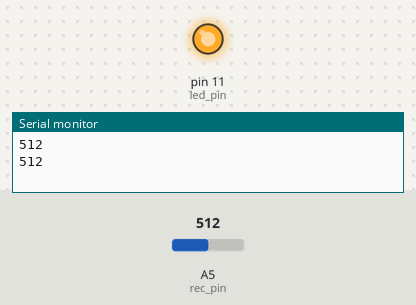
A sketch run on a simulated Arduino Uno, built with avr-gcc and run on an emulated ATmega328P. Parts: output pins drawn as LEDs (lit = HIGH), the last lines printed to the serial monitor. The test bench sets the inputs (shaded band); at power-on: A5 (rec_pin) = 512.

Above: at 1.8 s.
1.9 s: A5 (rec_pin) set to 387
4.2 s: A5 (rec_pin) set to 356
At 6.3 s:
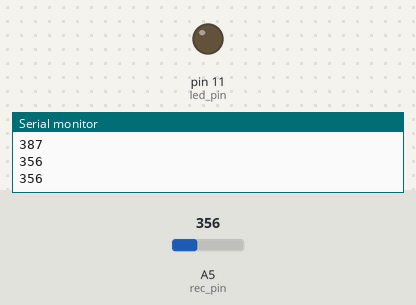
7.5 s: A5 (rec_pin) set to 380
At 9.0 s:
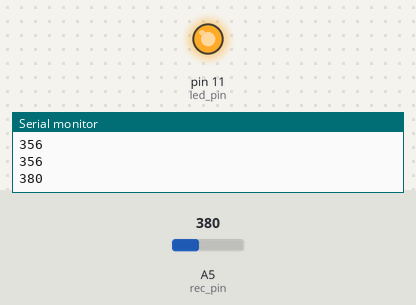
9.5 s: A5 (rec_pin) set to 360
At 11.3 s:
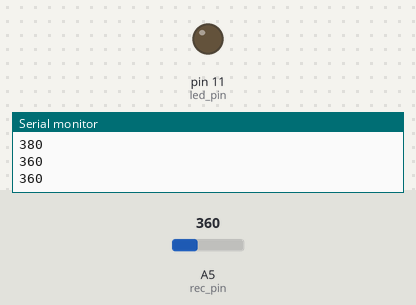
Timing chart, 0 to 12.8 s (numbered marks = the images above; inputs shaded):
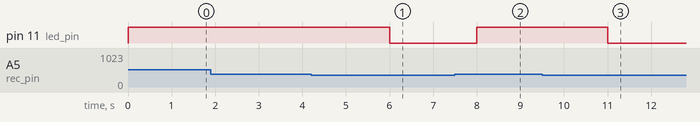

The sketch:

RF_SENSOR_REC_TEST.ino
```cpp
const int rec_pin = A5;
const int led_pin = 11;

unsigned int rec_data = 0;
const unsigned int upper_limit = 370;
const unsigned int lower_limit = 370;

void setup()
{
  Serial.begin(9600);
  pinMode(led_pin,OUTPUT);
}

void loop()
{
  rec_data = analogRead(rec_pin);
  Serial.println(rec_data);
  Serial.println('\n');

  if(rec_data > upper_limit)
  {
    digitalWrite(led_pin,HIGH);
  }

  delay(1000);

  if(rec_data < lower_limit)
  {
    digitalWrite(led_pin,LOW);
  }
}
```

Measured:
- the behaviour switches between 370 and 369 on A5 (rec_pin) (found by bisection; images 0 and 1)
- after the input at 4.2 s, pin 11 (led_pin): HIGH → LOW after 1.8 s
- after the input at 7.5 s, pin 11 (led_pin): LOW → HIGH after 0.50 s
- after the input at 9.5 s, pin 11 (led_pin): HIGH → LOW after 1.5 s
